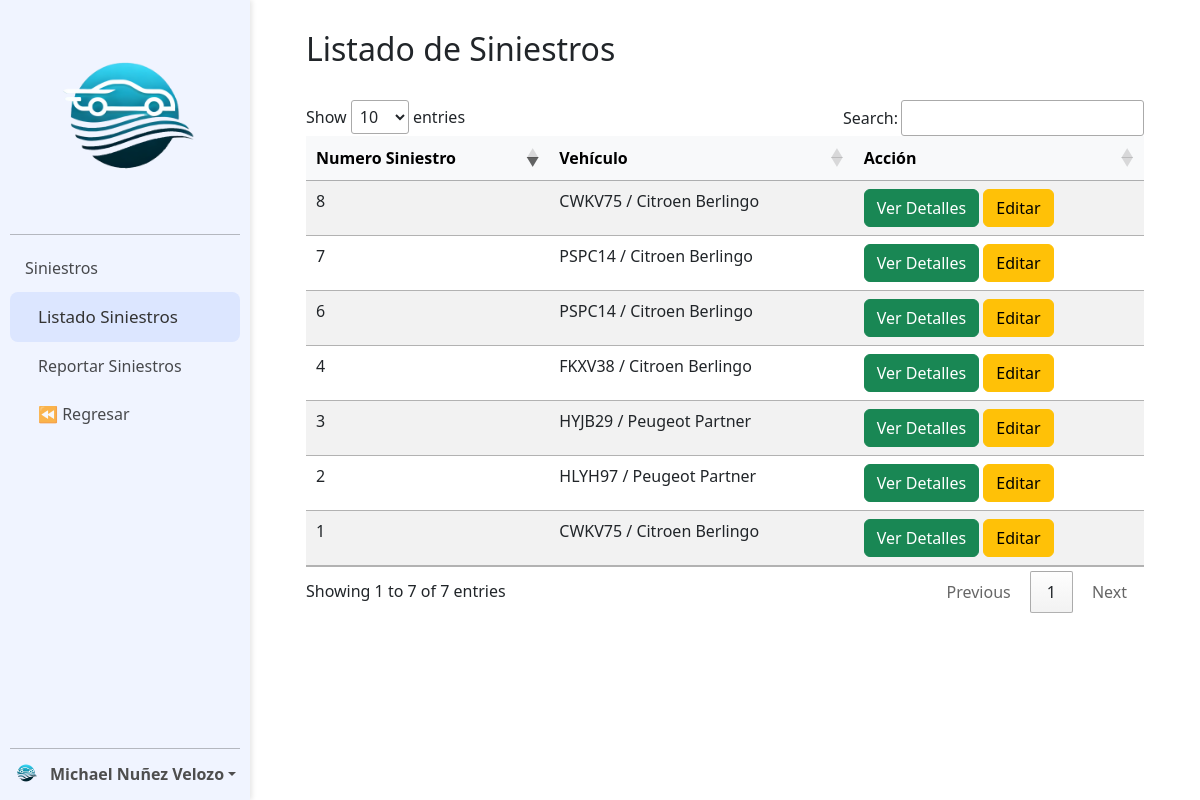
Screenshot of /Modulo_Flota/siniestros/tabla_siniestro.php (signed in) with the database file from the repository.
### tables this page shows
CREATE TABLE `siniestro` (
  `id_siniestro` int(11) NOT NULL AUTO_INCREMENT,
  `patente` varchar(8) DEFAULT NULL,
  `fecha` date DEFAULT NULL,
  `id_tipo_siniestro` int(11) DEFAULT NULL,
  `daño` text DEFAULT NULL,
  `costo` decimal(10,2) DEFAULT 0.00,
  PRIMARY KEY (`id_siniestro`),
  KEY `fk_siniestro_vehiculo_new` (`patente`),
  KEY `fk_siniestro_tipo_siniestro_new` (`id_tipo_siniestro`),
  CONSTRAINT `fk_siniestro_tipo_siniestro_new` FOREIGN KEY (`id_tipo_siniestro`) REFERENCES `tipo_siniestro` (`id_tipo_siniestro`) ON DELETE SET NULL ON UPDATE CASCADE,
  CONSTRAINT `fk_siniestro_vehiculo_new` FOREIGN KEY (`patente`) REFERENCES `vehiculo` (`patente`) ON DELETE CASCADE ON UPDATE CASCADE
);

CREATE TABLE `vehiculo` (
  `patente` varchar(8) NOT NULL,
  `marca` varchar(20) DEFAULT NULL,
  `modelo` varchar(20) DEFAULT NULL,
  `año` int(11) DEFAULT NULL,
  `km_actual` int(11) DEFAULT NULL,
  `fecha_revision_tecnica` date DEFAULT NULL,
  `rut` varchar(15) DEFAULT NULL,
  `activo` varchar(2) DEFAULT NULL,
  PRIMARY KEY (`patente`),
  KEY `fk_vehiculo_usuario` (`rut`),
  CONSTRAINT `fk_vehiculo_usuario` FOREIGN KEY (`rut`) REFERENCES `usuario` (`rut`) ON DELETE SET NULL ON UPDATE CASCADE
);

### Modulo_Flota/siniestros/tabla_siniestro.php (the view, shortened to what this page needs)
<?php
include("../conexion.php");
$sql_tabla_siniestro = "
    SELECT
        s.id_siniestro,
        s.patente,
        v.marca,
        v.modelo,
        s.fecha,
        ts.estado AS tipo_siniestro_estado,
        s.daño,
        s.costo
    FROM siniestro s
    LEFT JOIN vehiculo v ON s.patente = v.patente
    LEFT JOIN tipo_siniestro ts ON s.id_tipo_siniestro = ts.id_tipo_siniestro
";
$sql_tabla_siniestro .= " ORDER BY s.id_siniestro DESC";
$resultado = $conexion->query($sql_tabla_siniestro);
?>
<!DOCTYPE html>
<html lang="es" dir="ltr">
<head>
    <link rel="stylesheet" type="text/css" href="../estilos_generales/sidebar.css">
    <link href="https://cdn.jsdelivr.net/npm/bootstrap@5.3.0-alpha3/dist/css/bootstrap.min.css" rel="stylesheet">
    <link rel="stylesheet" href="//cdn.datatables.net/1.13.7/css/jquery.dataTables.min.css" />
</head>
<body>
    <nav class="sidebar">
        <div class="cuadricula">
            <a href="">
                <img src="../img/logo.png" alt="Logo" class="logo_Blanco">
            </a>
            <hr class="sidebarHr">
            <a class="elemento" href=""> Siniestros </a>
            <a class="elemento sub activo" href="">Listado Siniestros</a>
            <a class="elemento sub" href="registro_siniestro.php">Reportar Siniestros</a>
            <a class="elemento sub" href="../index.php">⏪ Regresar</a>
        </div>
        <div class="dropdown">
            <hr class="sidebarHr">
            <a href="#" class="d-flex align-items-center text-white text-decoration-none dropdown-toggle" data-bs-toggle="dropdown" aria-expanded="false">
                <img src="../img/logo.png" alt="" width="32" height="32" class="rounded-circle me-2">
                <strong><?php echo isset($_SESSION['nombre']) ? htmlspecialchars($_SESSION['nombre']) : 'Usuario'; ?></strong>
            </a>
        </div>
    </nav>
    <main>
        <div class="content">
            <h2>Listado de Siniestros</h2>
            <br>
            <div class="row mb-3">
                <table id="tabla_siniestros" class="table table-striped">
                    <thead class="table-light">
                        <tr>
                            <th>Numero Siniestro</th>
                            <th>Vehículo</th>
                            <th>Acción</th>
                        </tr>
                    </thead>
                    <tbody>
                        <?php while ($siniestro = $resultado->fetch_assoc()) : ?>
                            <tr>
                                <td><?= htmlspecialchars($siniestro['id_siniestro']) ?></td>
                                <td><?= htmlspecialchars($siniestro['patente']) . " / " . htmlspecialchars($siniestro['marca']) . " " . htmlspecialchars($siniestro['modelo']) ?></td>
                                <td>
                                    <button class="btn btn-success" data-bs-toggle="modal" data-bs-target="#modalSiniestro<?= htmlspecialchars($siniestro['id_siniestro']) ?>">
                                        Ver Detalles
                                    </button>
                                    <?php if ($_SESSION['rol'] == 1 || $_SESSION['rol'] == 2): ?>
                                        <button class="btn btn-warning" data-bs-toggle="modal" data-bs-target="#modalEditar<?= htmlspecialchars($siniestro['id_siniestro']) ?>">
                                            Editar
                                        </button>
                                    <?php endif; ?>
                                </td>
                            </tr>
                        <?php endwhile; ?>
                    </tbody>
                </table>
            </div>
        </div>
    </main>
</body>
</html>

### Modulo_Flota/estilos_generales/sidebar.css (style rules this page uses)
.sidebar { padding: 10px; width: 250px; background-color: #f0f4ff; position: fixed; height: 100vh; display: flex; flex-direction: column; justify-content: space-between; z-index: 1; overflow-y: auto; transition: all 0.3s ease; box-shadow: 2px 0 5px rgba(0, 0, 0, 0.1); }
img.logo_Blanco { width: 100%; }
.cuadricula a { display: block; color: #000000 !important; padding: 12px 15px 12px 15px; text-decoration: none; transition: 0.3s; border-radius: 8px; }
.sidebar a.elemento { opacity: 0.7; }
.sidebar a.elemento.activo { opacity: 1; font-size: 17px; background-color: #dce6ff; color: #333 !important; }
.sidebar a.sub { padding-left: 28px; }
.content { margin-left: 250px; padding-top: 30px !important; padding-left: 56px !important; padding-right: 56px !important; padding-bottom: 10px !important; transition: margin-left 0.3s ease; }
hr.sidebarHr { position: relative !important; margin-top: 0px !important; margin-bottom: 9px !important; color: #020202 !important; }
.dropdown a { color: #4e4e4e !important; }

### rows the page displays
siniestro: id_siniestro "8", patente "CWKV75", patente.marca "Citroen", patente.modelo "Berlingo"
siniestro: id_siniestro "7", patente "PSPC14", patente.marca "Citroen", patente.modelo "Berlingo"
siniestro: id_siniestro "6", patente "PSPC14", patente.marca "Citroen", patente.modelo "Berlingo"
siniestro: id_siniestro "4", patente "FKXV38", patente.marca "Citroen", patente.modelo "Berlingo"
siniestro: id_siniestro "3", patente "HYJB29", patente.marca "Peugeot", patente.modelo "Partner"
siniestro: id_siniestro "2", patente "HLYH97", patente.marca "Peugeot", patente.modelo "Partner"
siniestro: id_siniestro "1", patente "CWKV75", patente.marca "Citroen", patente.modelo "Berlingo"

### other values shown
$_SESSION['nombre'] "Michael Nuñez Velozo"
